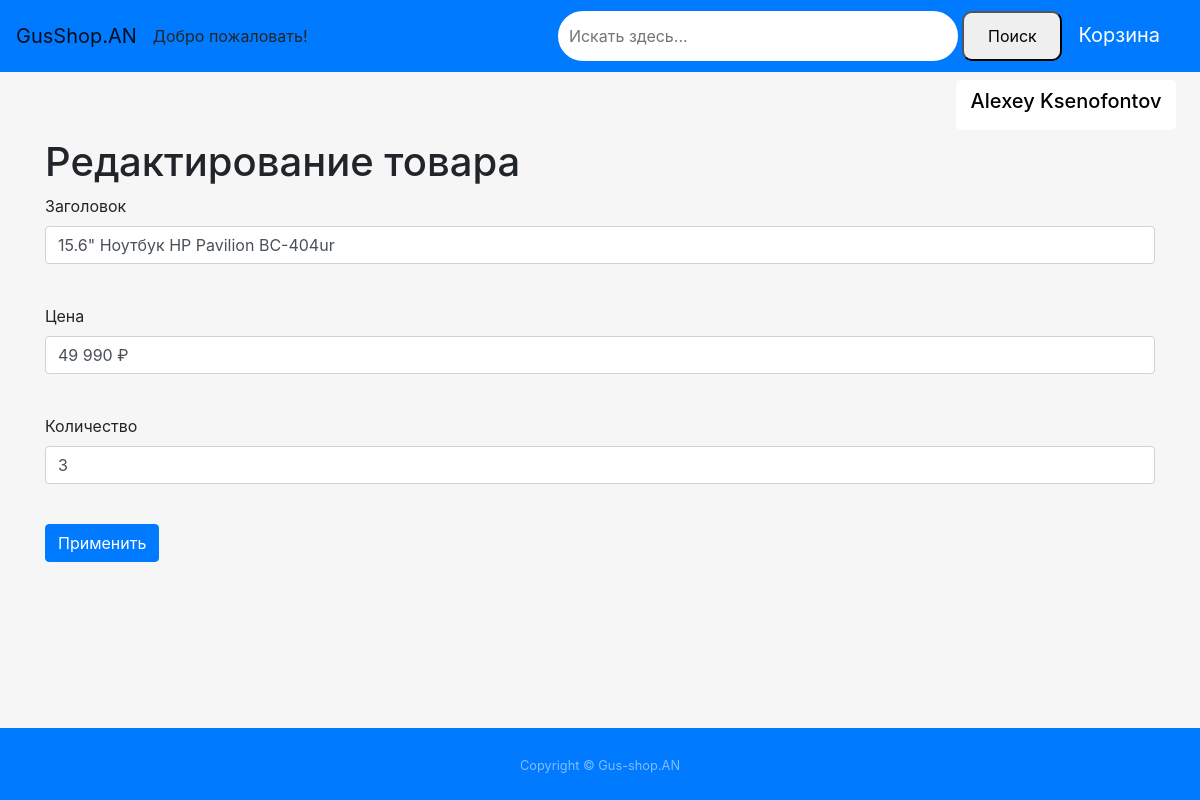
The page /items/1 (signed in) on the database as committed earlier.
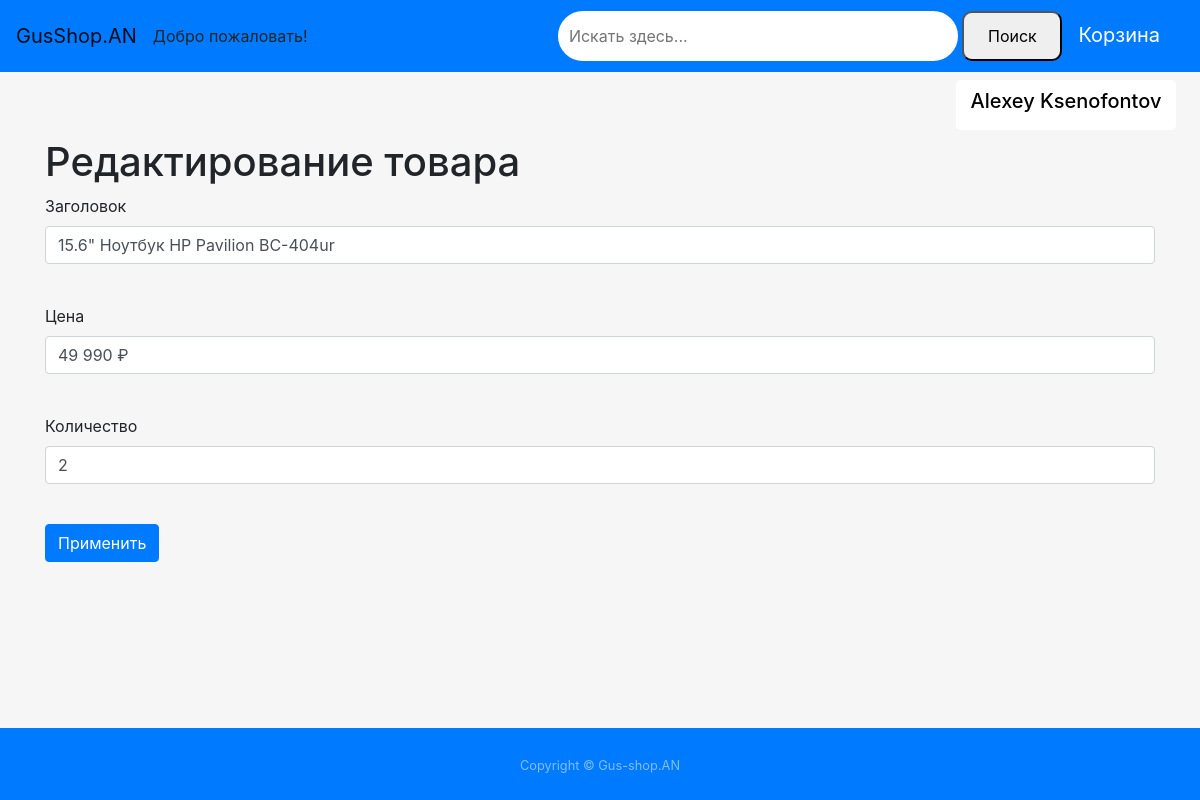
The same page on the database as committed later.
### data/items.py (models this page shows)
class Items(SqlAlchemyBase, SerializerMixin, UserMixin):
    __tablename__ = 'items'
    id = sqlalchemy.Column(sqlalchemy.Integer, primary_key=True, autoincrement=True)
    title = sqlalchemy.Column(sqlalchemy.String, nullable=True)
    price = sqlalchemy.Column(sqlalchemy.String, nullable=True)
    main_characteristics = sqlalchemy.Column(sqlalchemy.TEXT, nullable=True)
    content = sqlalchemy.Column(sqlalchemy.String, nullable=True)
    created_date = sqlalchemy.Column(sqlalchemy.DateTime, default=datetime.datetime.now)
    display = sqlalchemy.Column(sqlalchemy.String, nullable=True)
    processor = sqlalchemy.Column(sqlalchemy.String, nullable=True)
    videoadapter = sqlalchemy.Column(sqlalchemy.String, nullable=True)
    ram = sqlalchemy.Column(sqlalchemy.String, nullable=True)
    battery = sqlalchemy.Column(sqlalchemy.String, nullable=True)
    count = sqlalchemy.Column(sqlalchemy.Integer, nullable=True)
    photo = sqlalchemy.Column(sqlalchemy.VARCHAR, default='/static/images/old.png')
    category = sqlalchemy.Column(sqlalchemy.String, nullable=True)

### main.py (the view, shortened to what this page needs)
@app.route('/items/<int:id>', methods=['GET', 'POST'])
@login_required
def edit_items(id):
    form = EditForm()
    if request.method == 'GET':
        sessions = db_session.create_session()
        item = sessions.query(items.Items).filter(items.Items.id == id).first()
        form.title.data = item.title
        form.price.data = item.price
        form.count.data = item.count
    return render_template('editor.html', title='Редактирование товара', form=form)

### main.py
class EditForm(FlaskForm):
    title = StringField('Заголовок', validators=[DataRequired()])
    price = StringField('Цена')
    count = IntegerField('Количество')
    submit = SubmitField('Применить')

### data/db_session.py (called while the page is built)
def create_session() -> Session:
    global __factory
    return __factory()

### main.py (called while the page is built)
@login_manager.user_loader
def load_user(user_id):
    sessions = db_session.create_session()
    return sessions.query(users.User).get(user_id)

### templates/editor.html (shortened to what this page needs)
{% extends "base.html" %}
{% block content %}
<h1>{{ title }}</h1>
<form action="" method="post" enctype="multipart/form-data">
    <p>
        {{ form.title.label }} <br>
        {{ form.title(class="form-control") }} <br>
    <p>
        {{ form.price.label }} <br>
        {{ form.price(class="form-control") }} <br>
    </p>
    <p>
        {{ form.count.label }} <br>
        {{ form.count(class="form-control") }} <br>
    </p>
    <p>{{ form.submit(type="submit", class="btn btn-primary") }}</p>
</form>
{% endblock %}

Rows that differ between the two databases and show on the page:
changed Items "15.6\" Ноутбук HP Pavilion BC-404ur": count "3" → "2"
